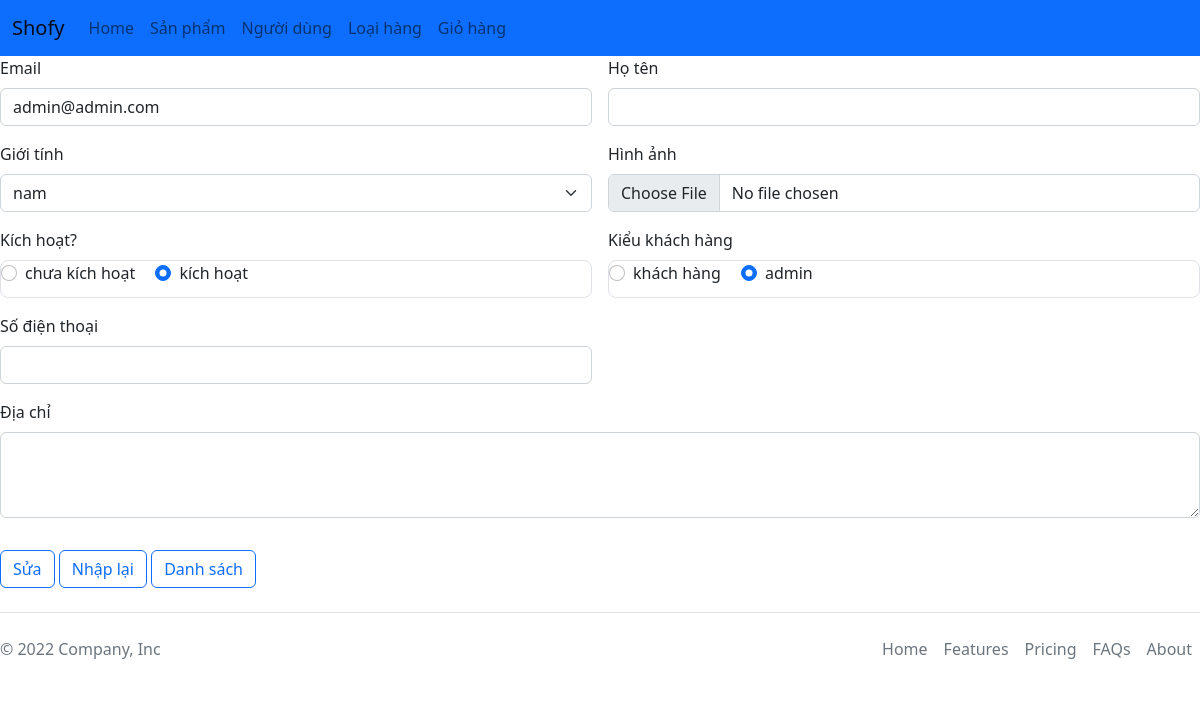
Page /admin/index.php?act=edit_user&user_id=1 on the committed database.
### tables this page shows
CREATE TABLE `users` (
  `user_id` int(11) NOT NULL,
  `email` varchar(200) DEFAULT NULL,
  `password` varchar(60) DEFAULT NULL,
  `type` bit(1) DEFAULT NULL COMMENT '1 là admin',
  `firstname` varchar(50) DEFAULT NULL,
  `lastname` varchar(50) DEFAULT NULL,
  `address` text DEFAULT NULL,
  `phone_number` varchar(10) DEFAULT NULL,
  `photo` varchar(200) DEFAULT NULL,
  `status` bit(1) DEFAULT NULL COMMENT '1 là đang kích hoạt',
  `activate_code` varchar(15) DEFAULT NULL,
  `reset_code` varchar(15) DEFAULT NULL,
  `created_on` date DEFAULT NULL,
  `sex` varchar(10) DEFAULT NULL COMMENT 'giới tính'
);

### dao/pdo.php (called while the page is built, shortened)
<?php
function pdo_get_connection()
{
    try {
        $host = "localhost";
        $username = "root";
        $dbname = "du_an_1";
        $password = "";
        $conn = new PDO("mysql:host=$host;dbname=$dbname;charset=utf8", $username, $password);
        return $conn;
    } catch (Exception $e) {
        echo "erorr" . $e->getMessage();
    }
}
function pdo_query_one($sql)
{
    try {
        $conn = pdo_get_connection();
        $stmt = $conn->prepare($sql);
        $stmt->execute();
        $row = $stmt->fetch(PDO::FETCH_ASSOC);
        return $row;
    } catch (Exception $e) {
        throw $e;
    } finally {
        unset($sql);
    }
}
?>

### dao/users.php (called while the page is built, shortened)
<?php
require_once "pdo.php";
function select_one_user($user_id){
    $sql = "SELECT * FROM users WHERE user_id = $user_id ;";
    return pdo_query_one($sql);
}
?>

### admin/users/edit_user.php (the view, shortened to what this page needs)
<?php
require_once "../dao/users.php";
$user_id = $_GET['user_id'];
$user = select_one_user($user_id);
?>
<section class="form">
    <form class="row g-3" method="post" enctype="multipart/form-data">
        <div class="col-md-6">
            <label for="inputEmail4" class="form-label">Email</label>
            <input type="email" class="form-control" id="inputEmail4" name="email" value="<?= $user['email'] ?? ''?>">
        </div>
        <div class="col-md-6">
            <label for="inputPassword4" class="form-label">Họ tên</label>
            <input type="text" class="form-control" id="inputPassword4" name="name" value="<?= $user['name'] ?? ''?>">
        </div>
        <div class="col-md-6">
            <label for="inputEmail4" class="form-label">Giới tính</label>
            <select class="form-select" name="sex">
                <option value="nam" <?php if($user['sex']  == "nam") {echo 'selected';}else{echo '';}?>>nam</option>
            </select>
        </div>
        <div class="col-md-6">
            <label for="inputPassword4" class="form-label">Hình ảnh</label>
            <input type="file" class="form-control" id="inputPassword4" name="photo" accept="image/*">
        </div>
        <div class="col-md-6">
            <label for="inputZip" class="form-label w-100">Kích hoạt?</label>
            <div class="border border-1 rounded-3" style="height: 38px;">
                <div class="form-check form-check-inline">
                    <input class="form-check-input" type="radio" name="status" value="0" <?php if($user['status']  == "0") {echo 'checked';}else{echo '';}?>>
                    <label class="form-check-label" for="inlineRadio1">chưa kích hoạt</label>
                </div>
                <div class="form-check form-check-inline">
                    <input class="form-check-input" type="radio" name="status" value="1" <?php if($user['status']  == "1") {echo 'checked';}else{echo '';}?>>
                    <label class="form-check-label" for="inlineRadio2">kích hoạt</label>
                </div>
            </div>
        </div>
        <div class="col-md-6">
            <label for="inputZip" class="form-label w-100">Kiểu khách hàng</label>
            <div class="border border-1 rounded-3" style="height: 38px;">
                <div class="form-check form-check-inline">
                    <input class="form-check-input" type="radio" name="type" value="0" <?php if($user['type']  == "0") {echo 'checked';}else{echo '';}?>>
                    <label class="form-check-label" for="inlineRadio1">khách hàng</label>
                </div>
                <div class="form-check form-check-inline">
                    <input class="form-check-input" type="radio" name="type" value="1" <?php if($user['type']  == "1") {echo 'checked';}else{echo '';}?>>
                    <label class="form-check-label" for="inlineRadio2">admin</label>
                </div>
            </div>
        </div>
        <div class="col-md-6">
            <label for="inputEmail4" class="form-label">Số điện thoại</label>
            <input type="number" class="form-control" id="inputEmail4" name="phone_number" value="<?= $user['phone_number'] ?? ''?>">
        </div>
        <div class="mb-3">
            <label for="exampleFormControlTextarea1" class="form-label">Địa chỉ</label>
            <textarea name="address" class="form-control" id="exampleFormControlTextarea1" rows="3"><?= $user['address'] ?? ''?></textarea>
        </div>
        <div class="button">
            <button type="submit" class="btn btn-outline-primary">Sửa</button>
            <button type="reset" class="btn btn-outline-primary">Nhập lại</button>
            <a href="index.php?act=users"><button type="button" class="btn btn-outline-primary">Danh sách</button></a>
        </div>
    </form>
</section>

### rows in the picture
users: email "admin@admin.com", status "☑", type "☑"
